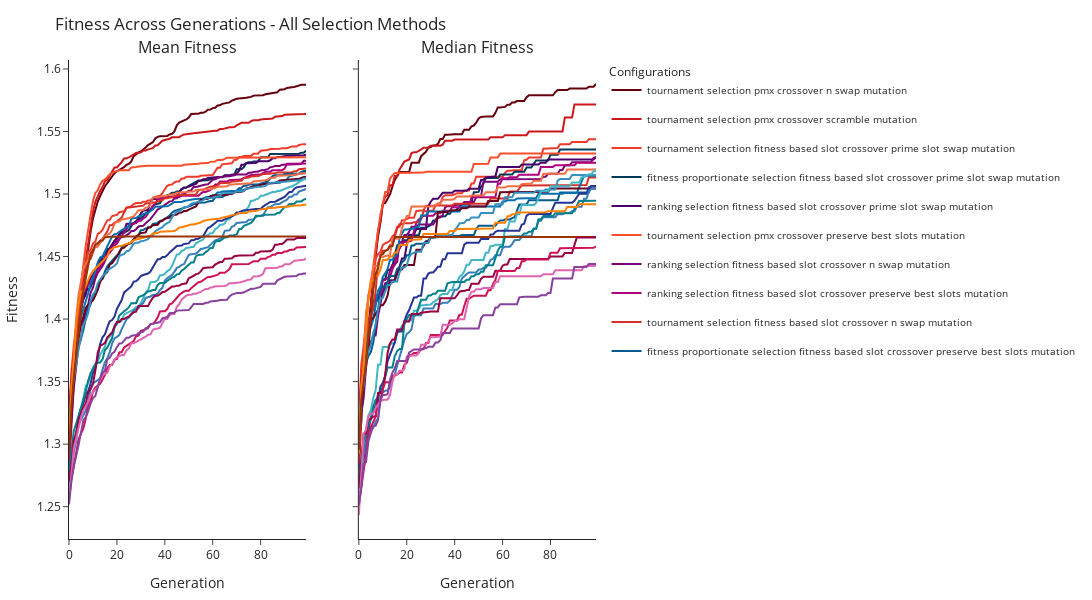
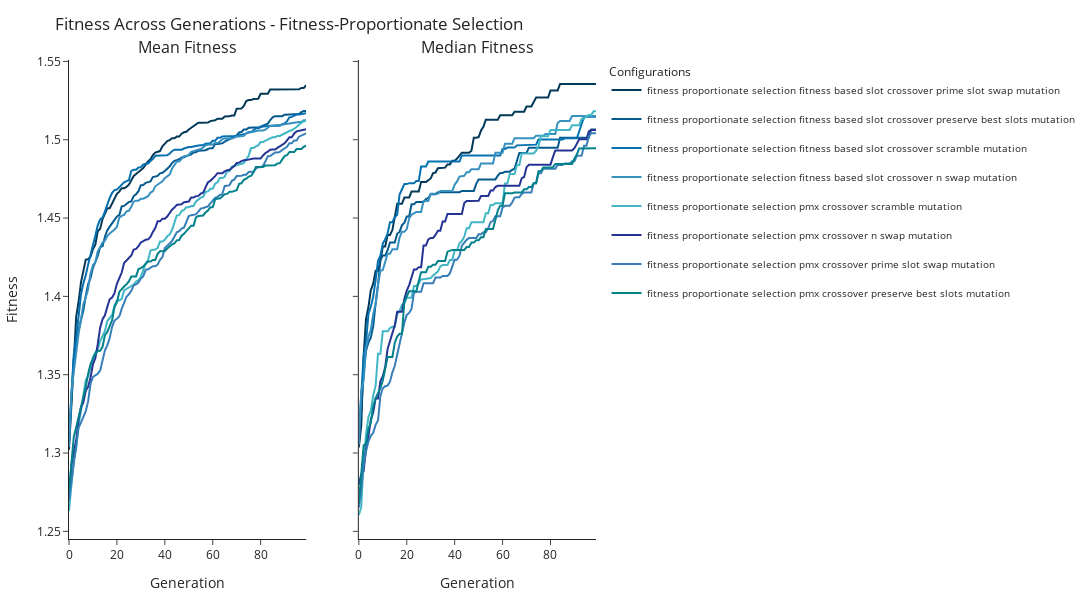
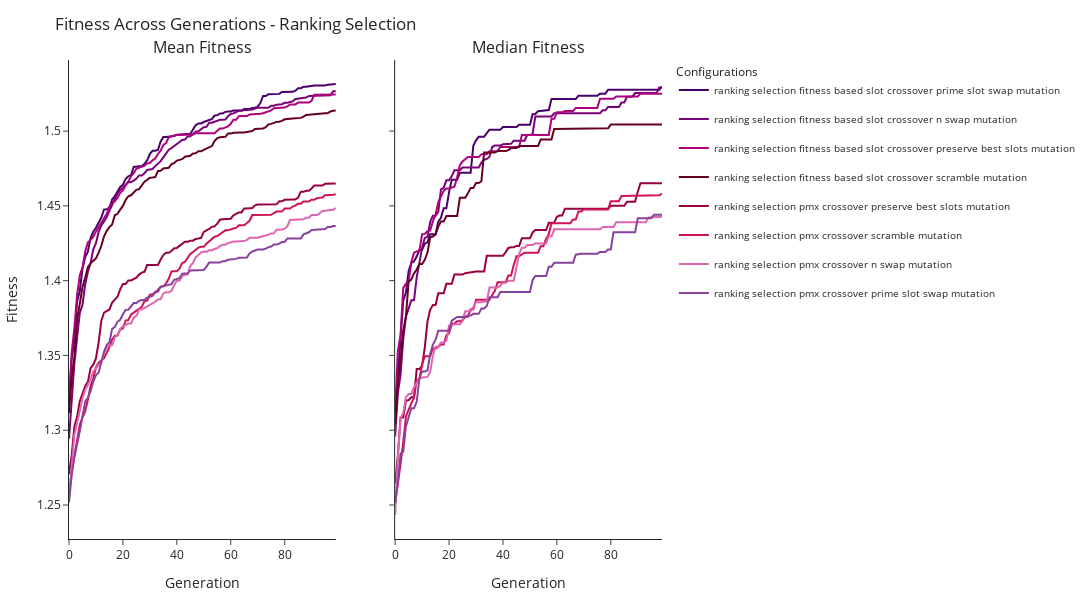
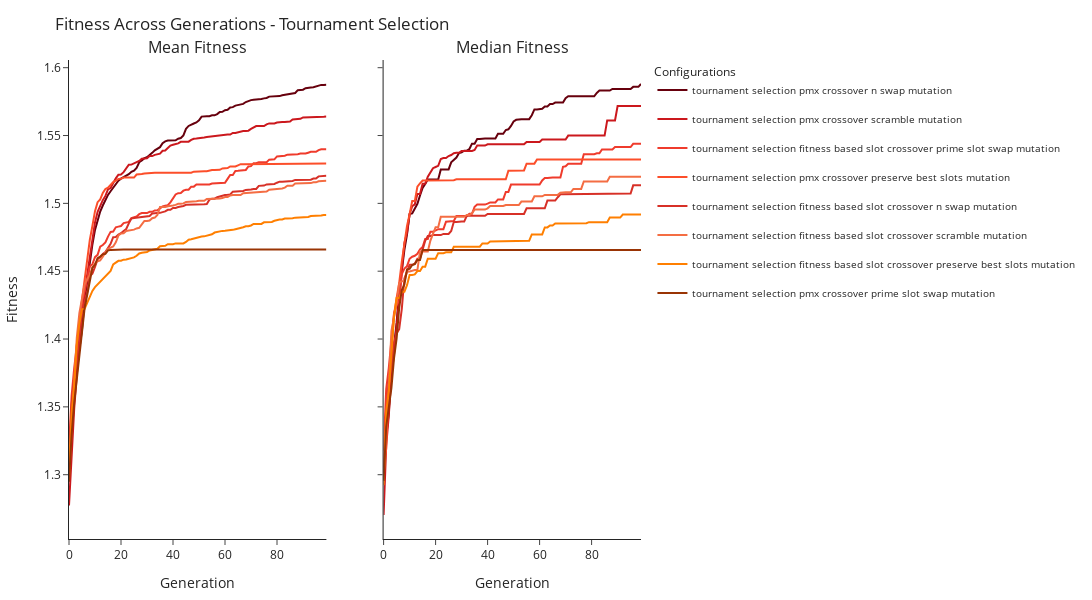

Source (notebook cell) for these figures, in order:
### Markdown cell above
### **2.2.2** Mean/Median Fitness over Generation Line Charts

### Code cell
plot_fitness(fitness_dfs, title_suffix='All Selection Methods')
plot_fitness(fitprop_fitness_dfs, title_suffix='Fitness-Proportionate Selection')
plot_fitness(ranking_fitness_dfs, title_suffix='Ranking Selection')
plot_fitness(tournament_fitness_dfs, title_suffix='Tournament Selection')
